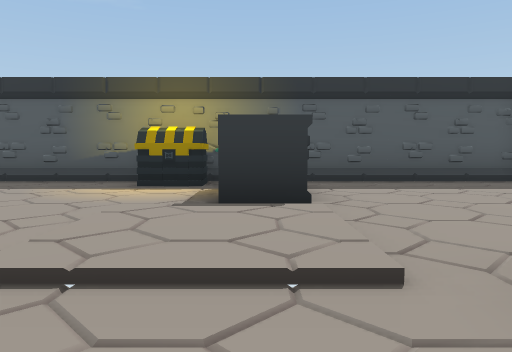
[1] (above)

16 first-person views from a walk through a Unity game level. The camera is 1.2 m above the floor, tilts 4° down and sees 70° across. The floor is counted in squares, 2 m on a side. Each view is taken from the middle of a square. On the plan, view 1 faces up. The plan holds only what a view shows up to about 10 squares ahead; the rest is blank. The place goes on beyond the plan. The player is left out. Some animated figures are not drawn.

[2]
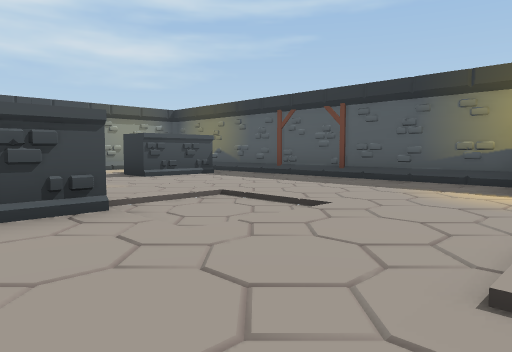

[3]
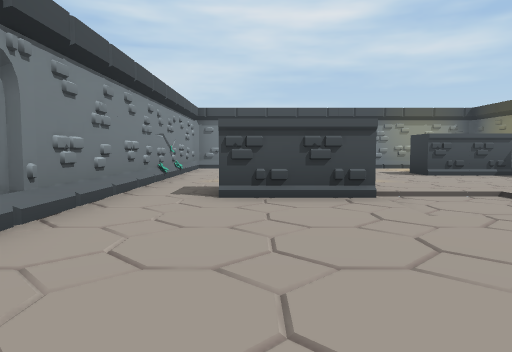

[4]
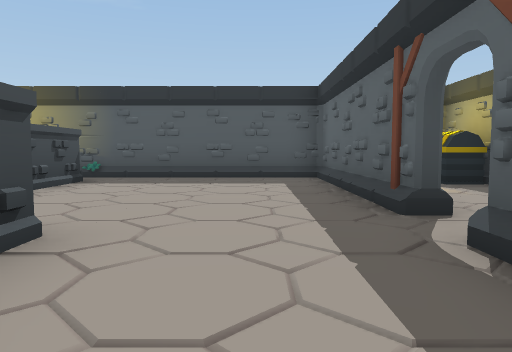

[5]
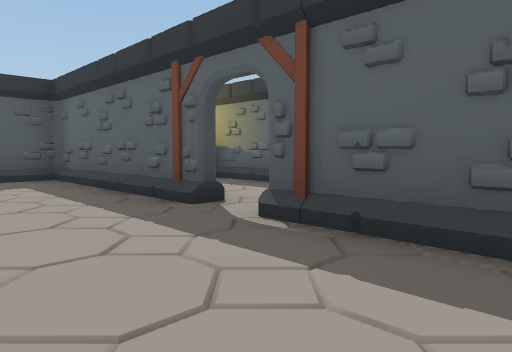

[6]
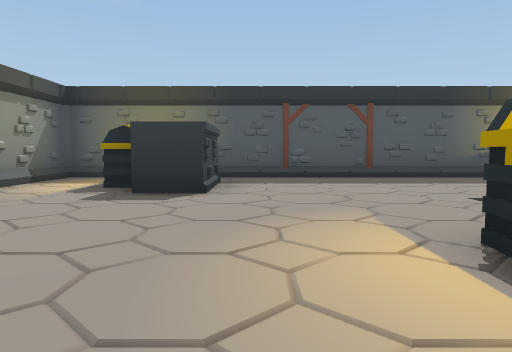

[7]
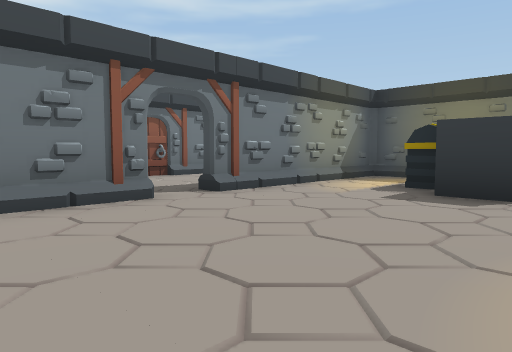

[8]
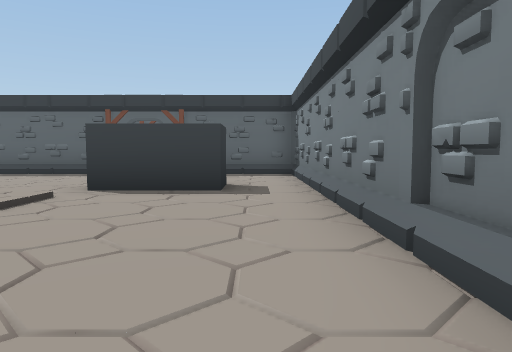

[9]
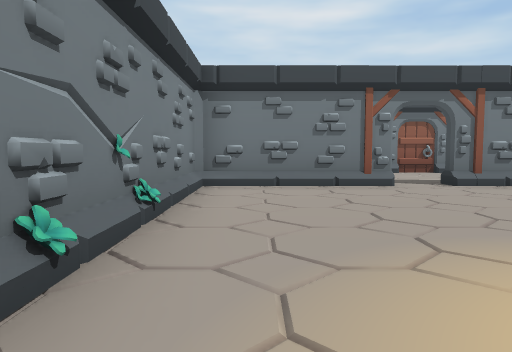

[10]
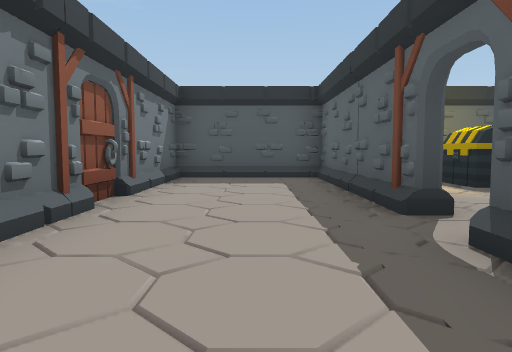

[11]
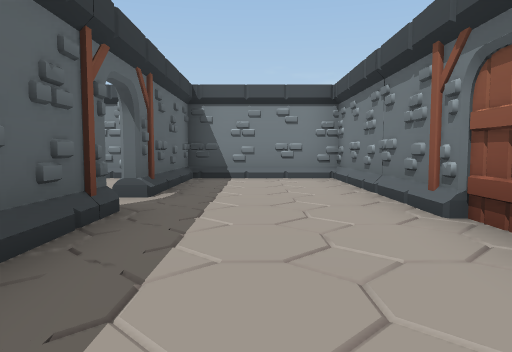

[12]
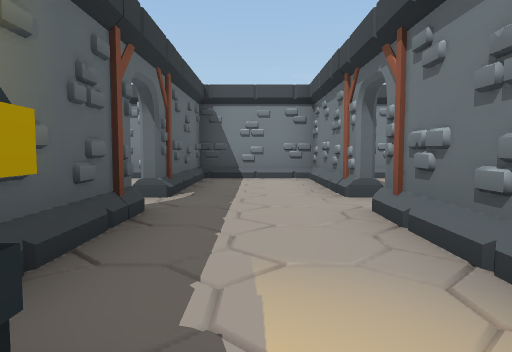

[13]
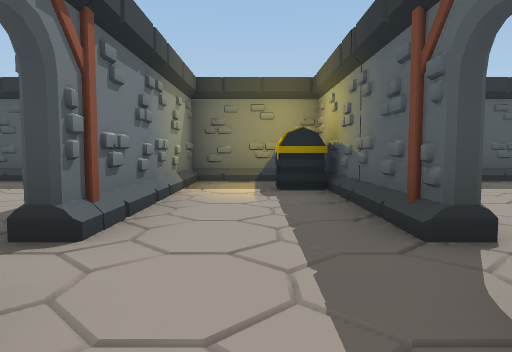

[14]
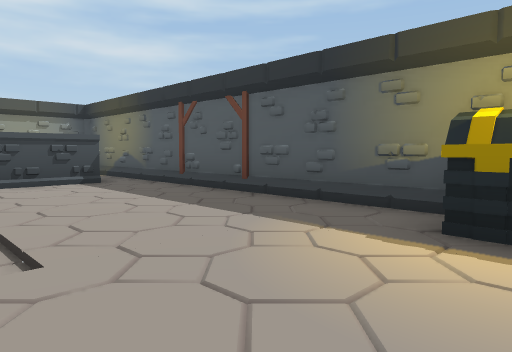

[15]
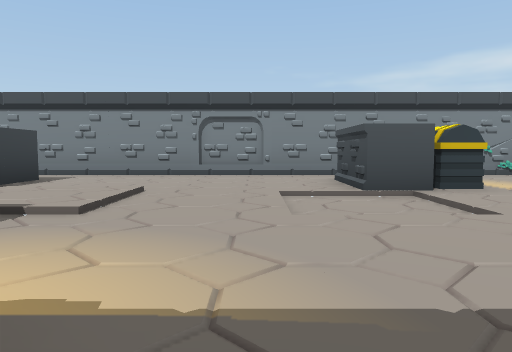

[16]
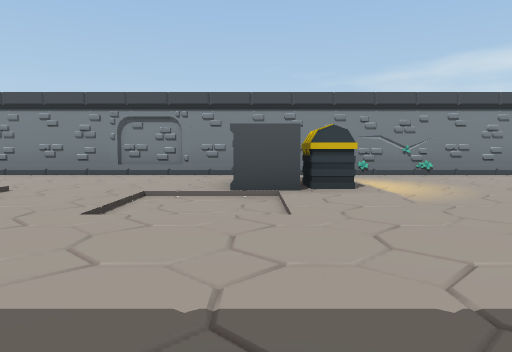

### Floor plan
Key: @ floor where view 1 was taken; # wall or solid block; . main floor; : floor 0.25 m higher than the main floor; - floor 0.25 m lower than the main floor; / step, stairs or slope; C container.
Columns run from 16 left of view 1 to 8 right of it. Each row starts with its distance up from view 1.
  8 ################ ########
  7 #...#/////////.###....#.#
  6 #...#.C#......CC#.....#.C
  5 #...#.C#........#.....#.#
  4 #...#.................#.#
  3 #...#......--..::.....#.#
  2 #..........--..::........
  1 #...#.....C#......#...#.#
  0 #...#......#....@.#...#.#
 -1 #...#.................#.#
 -2 #########################

Positions as (right, up) in squares from view 1, and headings:
1: (0, 0), facing up
2: (-1, 0), facing up-left
3: (0, 0), facing left
4: (4, -1), facing up
5: (3, -1), facing up-right
6: (-8, -1), facing up
7: (-8, -1), facing up-left
8: (-4, -1), facing right
9: (-6, -1), facing left
10: (-14, -1), facing up
11: (-14, 6), facing down
12: (7, 6), facing down
13: (7, 0), facing up
14: (-1, 3), facing up-left
15: (-3, 7), facing down
16: (-5, 7), facing down
